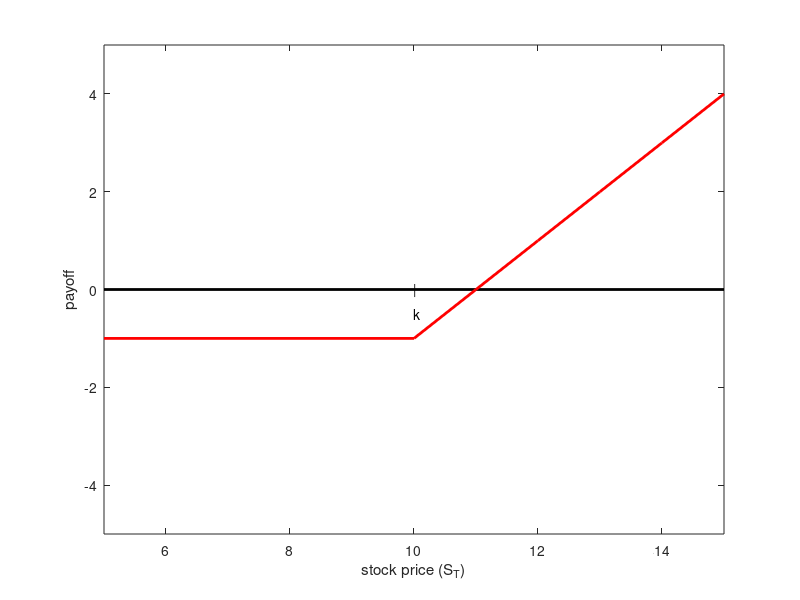

The MATLAB source for this figure:
x=5:15;
%s=x-10;
y=0*x;
plot(x,y,'k-','linewidth',2)
hold on
%x=0*y
%plot(x,y,'k-','linewidth',2)
hold on

s=(x-10);
%plot(x,s,'-','linewidth',2)
s1=-1+max(x-10,0);
hold on
plot(x,s1,'r-','linewidth',2)
hold on
%plot(x,s2,'b-','linewidth',2)
%legend('two share','short one call','combination',0)
axis([5 15  -5  5])
%grid on
text(10,-.5,'k')
text(10,0,'|')
xlabel('stock price (S_T)')
ylabel('payoff')
